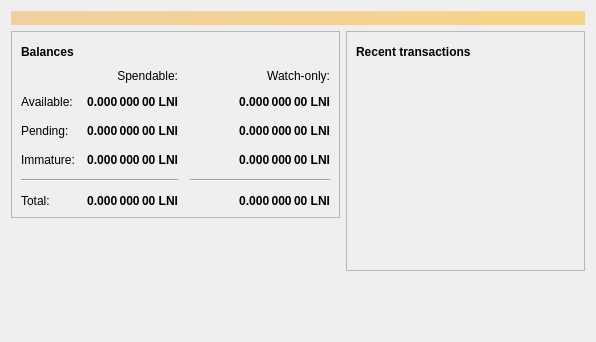
<?xml version="1.0" encoding="UTF-8"?>
<ui version="4.0">
 <class>OverviewPage</class>
 <widget class="QWidget" name="OverviewPage">
  <property name="geometry">
   <rect>
    <x>0</x>
    <y>0</y>
    <width>596</width>
    <height>342</height>
   </rect>
  </property>
  <property name="windowTitle">
   <string>Form</string>
  </property>
  <layout class="QVBoxLayout" name="topLayout">
   <item>
    <widget class="QLabel" name="labelAlerts">
     <property name="visible">
      <bool>false</bool>
     </property>
     <property name="styleSheet">
      <string notr="true">QLabel { background-color: qlineargradient(x1: 0, y1: 0, x2: 1, y2: 0, stop:0 #F0D0A0, stop:1 #F8D488); color:#000000; }</string>
     </property>
     <property name="wordWrap">
      <bool>true</bool>
     </property>
     <property name="margin">
      <number>3</number>
     </property>
     <property name="textInteractionFlags">
      <set>Qt::TextSelectableByMouse</set>
     </property>
    </widget>
   </item>
   <item>
    <layout class="QHBoxLayout" name="horizontalLayout" stretch="1,1">
     <item>
      <layout class="QVBoxLayout" name="verticalLayout_2">
       <item>
        <widget class="QFrame" name="frame">
         <property name="frameShape">
          <enum>QFrame::StyledPanel</enum>
         </property>
         <property name="frameShadow">
          <enum>QFrame::Raised</enum>
         </property>
         <layout class="QVBoxLayout" name="verticalLayout_4">
          <item>
           <layout class="QHBoxLayout" name="horizontalLayout_4">
            <item>
             <widget class="QLabel" name="label_5">
              <property name="font">
               <font>
                <weight>75</weight>
                <bold>true</bold>
               </font>
              </property>
              <property name="text">
               <string>Balances</string>
              </property>
             </widget>
            </item>
            <item>
             <widget class="QPushButton" name="labelWalletStatus">
              <property name="enabled">
               <bool>true</bool>
              </property>
              <property name="maximumSize">
               <size>
                <width>30</width>
                <height>16777215</height>
               </size>
              </property>
              <property name="toolTip">
               <string>The displayed information may be out of date. Your wallet automatically synchronizes with the Looniecoin network after a connection is established, but this process has not completed yet.</string>
              </property>
              <property name="text">
               <string/>
              </property>
              <property name="icon">
               <iconset resource="../bitcoin.qrc">
                <normaloff>:/icons/warning</normaloff>
                <disabledoff>:/icons/warning</disabledoff>:/icons/warning</iconset>
              </property>
              <property name="iconSize">
               <size>
                <width>24</width>
                <height>24</height>
               </size>
              </property>
              <property name="flat">
               <bool>true</bool>
              </property>
             </widget>
            </item>
            <item>
             <spacer name="horizontalSpacer_3">
              <property name="orientation">
               <enum>Qt::Horizontal</enum>
              </property>
              <property name="sizeHint" stdset="0">
               <size>
                <width>40</width>
                <height>20</height>
               </size>
              </property>
             </spacer>
            </item>
           </layout>
          </item>
          <item>
           <layout class="QGridLayout" name="gridLayout">
            <property name="spacing">
             <number>12</number>
            </property>
            <item row="2" column="2">
             <widget class="QLabel" name="labelWatchPending">
              <property name="font">
               <font>
                <weight>75</weight>
                <bold>true</bold>
               </font>
              </property>
              <property name="cursor">
               <cursorShape>IBeamCursor</cursorShape>
              </property>
              <property name="toolTip">
               <string>Unconfirmed transactions to watch-only addresses</string>
              </property>
              <property name="text">
               <string notr="true">0.000 000 00 LNI</string>
              </property>
              <property name="alignment">
               <set>Qt::AlignRight|Qt::AlignTrailing|Qt::AlignVCenter</set>
              </property>
              <property name="textInteractionFlags">
               <set>Qt::LinksAccessibleByMouse|Qt::TextSelectableByKeyboard|Qt::TextSelectableByMouse</set>
              </property>
             </widget>
            </item>
            <item row="2" column="1">
             <widget class="QLabel" name="labelUnconfirmed">
              <property name="font">
               <font>
                <weight>75</weight>
                <bold>true</bold>
               </font>
              </property>
              <property name="cursor">
               <cursorShape>IBeamCursor</cursorShape>
              </property>
              <property name="toolTip">
               <string>Total of transactions that have yet to be confirmed, and do not yet count toward the spendable balance</string>
              </property>
              <property name="text">
               <string notr="true">0.000 000 00 LNI</string>
              </property>
              <property name="alignment">
               <set>Qt::AlignRight|Qt::AlignTrailing|Qt::AlignVCenter</set>
              </property>
              <property name="textInteractionFlags">
               <set>Qt::LinksAccessibleByMouse|Qt::TextSelectableByKeyboard|Qt::TextSelectableByMouse</set>
              </property>
             </widget>
            </item>
            <item row="3" column="2">
             <widget class="QLabel" name="labelWatchImmature">
              <property name="font">
               <font>
                <weight>75</weight>
                <bold>true</bold>
               </font>
              </property>
              <property name="cursor">
               <cursorShape>IBeamCursor</cursorShape>
              </property>
              <property name="toolTip">
               <string>Mined balance in watch-only addresses that has not yet matured</string>
              </property>
              <property name="text">
               <string notr="true">0.000 000 00 LNI</string>
              </property>
              <property name="alignment">
               <set>Qt::AlignRight|Qt::AlignTrailing|Qt::AlignVCenter</set>
              </property>
              <property name="textInteractionFlags">
               <set>Qt::LinksAccessibleByMouse|Qt::TextSelectableByKeyboard|Qt::TextSelectableByMouse</set>
              </property>
             </widget>
            </item>
            <item row="4" column="0" colspan="2">
             <widget class="Line" name="line">
              <property name="orientation">
               <enum>Qt::Horizontal</enum>
              </property>
             </widget>
            </item>
            <item row="4" column="2">
             <widget class="Line" name="lineWatchBalance">
              <property name="sizePolicy">
               <sizepolicy hsizetype="Preferred" vsizetype="Fixed">
                <horstretch>0</horstretch>
                <verstretch>0</verstretch>
               </sizepolicy>
              </property>
              <property name="minimumSize">
               <size>
                <width>140</width>
                <height>0</height>
               </size>
              </property>
              <property name="orientation">
               <enum>Qt::Horizontal</enum>
              </property>
             </widget>
            </item>
            <item row="5" column="0">
             <widget class="QLabel" name="labelTotalText">
              <property name="text">
               <string>Total:</string>
              </property>
             </widget>
            </item>
            <item row="3" column="1">
             <widget class="QLabel" name="labelImmature">
              <property name="font">
               <font>
                <weight>75</weight>
                <bold>true</bold>
               </font>
              </property>
              <property name="cursor">
               <cursorShape>IBeamCursor</cursorShape>
              </property>
              <property name="toolTip">
               <string>Mined balance that has not yet matured</string>
              </property>
              <property name="text">
               <string notr="true">0.000 000 00 LNI</string>
              </property>
              <property name="alignment">
               <set>Qt::AlignRight|Qt::AlignTrailing|Qt::AlignVCenter</set>
              </property>
              <property name="textInteractionFlags">
               <set>Qt::LinksAccessibleByMouse|Qt::TextSelectableByKeyboard|Qt::TextSelectableByMouse</set>
              </property>
             </widget>
            </item>
            <item row="2" column="3">
             <spacer name="horizontalSpacer_2">
              <property name="orientation">
               <enum>Qt::Horizontal</enum>
              </property>
              <property name="sizeHint" stdset="0">
               <size>
                <width>40</width>
                <height>20</height>
               </size>
              </property>
             </spacer>
            </item>
            <item row="3" column="0">
             <widget class="QLabel" name="labelImmatureText">
              <property name="text">
               <string>Immature:</string>
              </property>
             </widget>
            </item>
            <item row="5" column="1">
             <widget class="QLabel" name="labelTotal">
              <property name="font">
               <font>
                <weight>75</weight>
                <bold>true</bold>
               </font>
              </property>
              <property name="cursor">
               <cursorShape>IBeamCursor</cursorShape>
              </property>
              <property name="toolTip">
               <string>Your current total balance</string>
              </property>
              <property name="text">
               <string notr="true">0.000 000 00 LNI</string>
              </property>
              <property name="alignment">
               <set>Qt::AlignRight|Qt::AlignTrailing|Qt::AlignVCenter</set>
              </property>
              <property name="textInteractionFlags">
               <set>Qt::LinksAccessibleByMouse|Qt::TextSelectableByKeyboard|Qt::TextSelectableByMouse</set>
              </property>
             </widget>
            </item>
            <item row="5" column="2">
             <widget class="QLabel" name="labelWatchTotal">
              <property name="font">
               <font>
                <weight>75</weight>
                <bold>true</bold>
               </font>
              </property>
              <property name="cursor">
               <cursorShape>IBeamCursor</cursorShape>
              </property>
              <property name="toolTip">
               <string>Current total balance in watch-only addresses</string>
              </property>
              <property name="text">
               <string notr="true">0.000 000 00 LNI</string>
              </property>
              <property name="alignment">
               <set>Qt::AlignRight|Qt::AlignTrailing|Qt::AlignVCenter</set>
              </property>
              <property name="textInteractionFlags">
               <set>Qt::LinksAccessibleByMouse|Qt::TextSelectableByKeyboard|Qt::TextSelectableByMouse</set>
              </property>
             </widget>
            </item>
            <item row="0" column="2">
             <widget class="QLabel" name="labelWatchonly">
              <property name="text">
               <string>Watch-only:</string>
              </property>
              <property name="alignment">
               <set>Qt::AlignRight|Qt::AlignTrailing|Qt::AlignVCenter</set>
              </property>
             </widget>
            </item>
            <item row="1" column="0">
             <widget class="QLabel" name="labelBalanceText">
              <property name="text">
               <string>Available:</string>
              </property>
             </widget>
            </item>
            <item row="1" column="1">
             <widget class="QLabel" name="labelBalance">
              <property name="font">
               <font>
                <weight>75</weight>
                <bold>true</bold>
               </font>
              </property>
              <property name="cursor">
               <cursorShape>IBeamCursor</cursorShape>
              </property>
              <property name="toolTip">
               <string>Your current spendable balance</string>
              </property>
              <property name="text">
               <string notr="true">0.000 000 00 LNI</string>
              </property>
              <property name="alignment">
               <set>Qt::AlignRight|Qt::AlignTrailing|Qt::AlignVCenter</set>
              </property>
              <property name="textInteractionFlags">
               <set>Qt::LinksAccessibleByMouse|Qt::TextSelectableByKeyboard|Qt::TextSelectableByMouse</set>
              </property>
             </widget>
            </item>
            <item row="1" column="2">
             <widget class="QLabel" name="labelWatchAvailable">
              <property name="font">
               <font>
                <weight>75</weight>
                <bold>true</bold>
               </font>
              </property>
              <property name="cursor">
               <cursorShape>IBeamCursor</cursorShape>
              </property>
              <property name="toolTip">
               <string>Your current balance in watch-only addresses</string>
              </property>
              <property name="text">
               <string notr="true">0.000 000 00 LNI</string>
              </property>
              <property name="alignment">
               <set>Qt::AlignRight|Qt::AlignTrailing|Qt::AlignVCenter</set>
              </property>
              <property name="textInteractionFlags">
               <set>Qt::LinksAccessibleByMouse|Qt::TextSelectableByKeyboard|Qt::TextSelectableByMouse</set>
              </property>
             </widget>
            </item>
            <item row="2" column="0">
             <widget class="QLabel" name="labelPendingText">
              <property name="text">
               <string>Pending:</string>
              </property>
             </widget>
            </item>
            <item row="0" column="1">
             <widget class="QLabel" name="labelSpendable">
              <property name="text">
               <string>Spendable:</string>
              </property>
              <property name="alignment">
               <set>Qt::AlignRight|Qt::AlignTrailing|Qt::AlignVCenter</set>
              </property>
             </widget>
            </item>
           </layout>
          </item>
         </layout>
        </widget>
       </item>
       <item>
        <spacer name="verticalSpacer">
         <property name="orientation">
          <enum>Qt::Vertical</enum>
         </property>
         <property name="sizeHint" stdset="0">
          <size>
           <width>20</width>
           <height>40</height>
          </size>
         </property>
        </spacer>
       </item>
      </layout>
     </item>
     <item>
      <layout class="QVBoxLayout" name="verticalLayout_3">
       <item>
        <widget class="QFrame" name="frame_2">
         <property name="frameShape">
          <enum>QFrame::StyledPanel</enum>
         </property>
         <property name="frameShadow">
          <enum>QFrame::Raised</enum>
         </property>
         <layout class="QVBoxLayout" name="verticalLayout">
          <item>
           <layout class="QHBoxLayout" name="horizontalLayout_2">
            <item>
             <widget class="QLabel" name="label_4">
              <property name="font">
               <font>
                <weight>75</weight>
                <bold>true</bold>
               </font>
              </property>
              <property name="text">
               <string>Recent transactions</string>
              </property>
             </widget>
            </item>
            <item>
             <widget class="QPushButton" name="labelTransactionsStatus">
              <property name="enabled">
               <bool>true</bool>
              </property>
              <property name="maximumSize">
               <size>
                <width>30</width>
                <height>16777215</height>
               </size>
              </property>
              <property name="toolTip">
               <string>The displayed information may be out of date. Your wallet automatically synchronizes with the Looniecoin network after a connection is established, but this process has not completed yet.</string>
              </property>
              <property name="text">
               <string/>
              </property>
              <property name="icon">
               <iconset resource="../bitcoin.qrc">
                <normaloff>:/icons/warning</normaloff>
                <disabledoff>:/icons/warning</disabledoff>:/icons/warning</iconset>
              </property>
              <property name="iconSize">
               <size>
                <width>24</width>
                <height>24</height>
               </size>
              </property>
              <property name="flat">
               <bool>true</bool>
              </property>
             </widget>
            </item>
            <item>
             <spacer name="horizontalSpacer">
              <property name="orientation">
               <enum>Qt::Horizontal</enum>
              </property>
              <property name="sizeHint" stdset="0">
               <size>
                <width>40</width>
                <height>20</height>
               </size>
              </property>
             </spacer>
            </item>
           </layout>
          </item>
          <item>
           <widget class="QListView" name="listTransactions">
            <property name="styleSheet">
             <string notr="true">QListView { background: transparent; }</string>
            </property>
            <property name="frameShape">
             <enum>QFrame::NoFrame</enum>
            </property>
            <property name="verticalScrollBarPolicy">
             <enum>Qt::ScrollBarAlwaysOff</enum>
            </property>
            <property name="horizontalScrollBarPolicy">
             <enum>Qt::ScrollBarAlwaysOff</enum>
            </property>
            <property name="selectionMode">
             <enum>QAbstractItemView::NoSelection</enum>
            </property>
           </widget>
          </item>
         </layout>
        </widget>
       </item>
       <item>
        <spacer name="verticalSpacer_2">
         <property name="orientation">
          <enum>Qt::Vertical</enum>
         </property>
         <property name="sizeHint" stdset="0">
          <size>
           <width>20</width>
           <height>40</height>
          </size>
         </property>
        </spacer>
       </item>
      </layout>
     </item>
    </layout>
   </item>
  </layout>
 </widget>
 <resources/>
 <connections/>
</ui>
